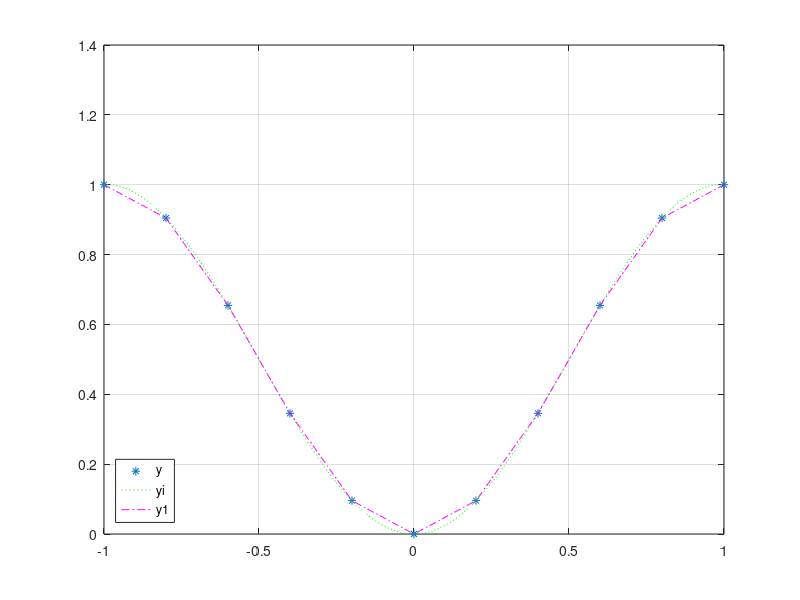

The MATLAB source for this figure:
x=-1:0.2:1;
y=(sin((pi.*x)./2)).^2;
xi=-1:0.01:1;
yi=interp1(x,y,xi,'spline');
y1=interp1(x,y,xi,'linear');
plot(x,y,'*',xi,yi,'g:',xi,y1,'m-.')
grid on
legend('y','yi','y1','Location','Southwest')
